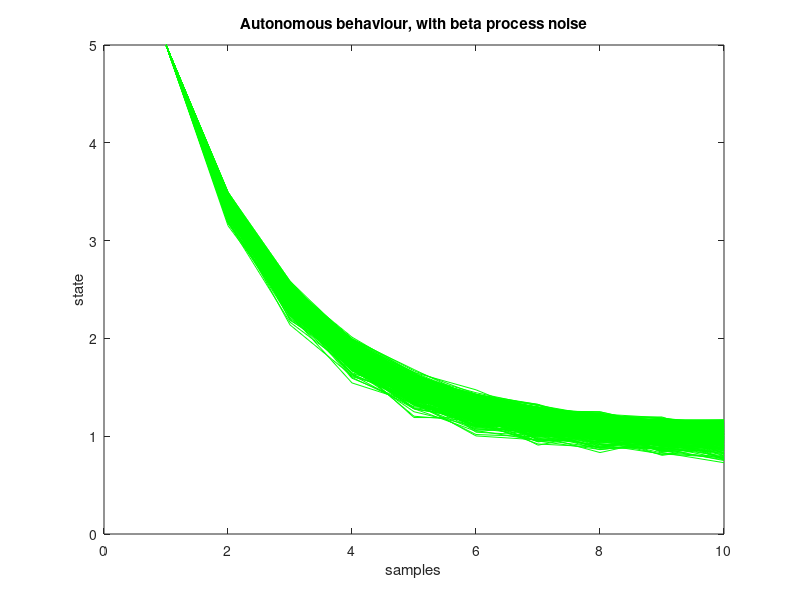
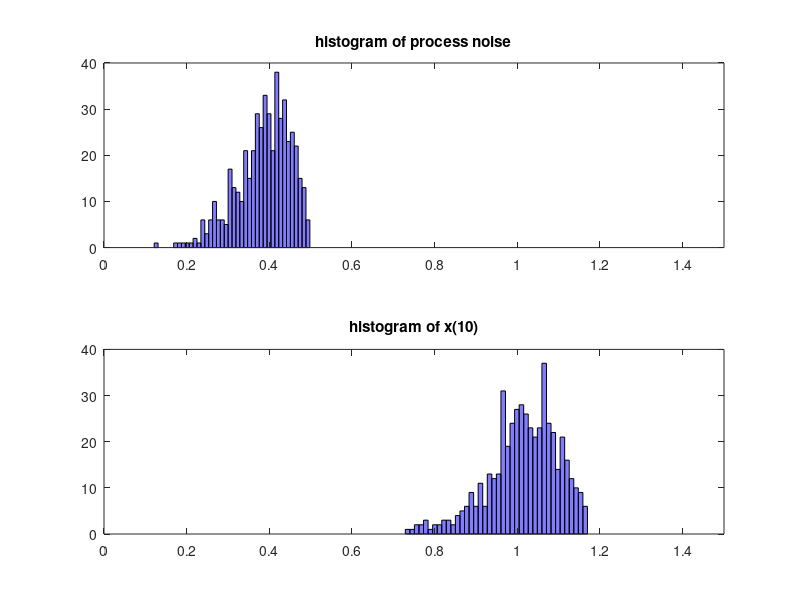

Recreate these plots in MATLAB, in order.
% Propagation of non-Gaussian process noise
% state evolution
% histograms of noise and X(10)

%example of state dynamics model
% xn=0.6 xo + 0.5 w;

%autonomous behaviour with  process noise---------------
Ns=10; %number of samples along time
X=zeros(500,Ns); %reserve space

for np=1:500,
X(np,1)=5; %initial state
for nn=2:Ns,
   X(np,nn)= 0.6*X(np,nn-1)+ 0.5*random('beta',7,2,1,1); %with beta process noise
end;
end;

R=0.5*random('beta',7,2,500,1);

figure(1) %trajectories
nf=1:Ns;
for ns=1:500,
   plot(nf,X(ns,nf),'g-'); hold on;
end;
title('Autonomous behaviour, with beta process noise');
xlabel('samples'); ylabel('state');

figure(2)
subplot(2,1,1)
hist(R,40); colormap('cool');
title('histogram of process noise');
axis([0 1.5 0 40]);
subplot(2,1,2)
hist(X(:,10),40); colormap('cool');
title('histogram of x(10)')
axis([0 1.5 0 40]);
